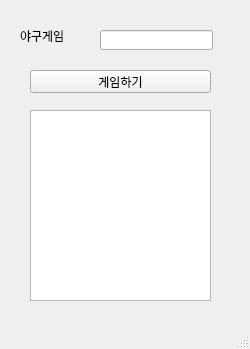
<?xml version="1.0" encoding="UTF-8"?>
<ui version="4.0">
 <class>MainWindow</class>
 <widget class="QMainWindow" name="MainWindow">
  <property name="geometry">
   <rect>
    <x>0</x>
    <y>0</y>
    <width>250</width>
    <height>349</height>
   </rect>
  </property>
  <property name="windowTitle">
   <string>MainWindow</string>
  </property>
  <widget class="QWidget" name="centralwidget">
   <widget class="QLabel" name="lbl">
    <property name="geometry">
     <rect>
      <x>20</x>
      <y>30</y>
      <width>56</width>
      <height>12</height>
     </rect>
    </property>
    <property name="text">
     <string>야구게임</string>
    </property>
   </widget>
   <widget class="QLineEdit" name="le">
    <property name="geometry">
     <rect>
      <x>100</x>
      <y>30</y>
      <width>113</width>
      <height>20</height>
     </rect>
    </property>
   </widget>
   <widget class="QPushButton" name="pb">
    <property name="geometry">
     <rect>
      <x>30</x>
      <y>70</y>
      <width>181</width>
      <height>23</height>
     </rect>
    </property>
    <property name="text">
     <string>게임하기</string>
    </property>
   </widget>
   <widget class="QTextEdit" name="te">
    <property name="geometry">
     <rect>
      <x>30</x>
      <y>110</y>
      <width>181</width>
      <height>191</height>
     </rect>
    </property>
   </widget>
  </widget>
  <widget class="QMenuBar" name="menubar">
   <property name="geometry">
    <rect>
     <x>0</x>
     <y>0</y>
     <width>250</width>
     <height>21</height>
    </rect>
   </property>
  </widget>
  <widget class="QStatusBar" name="statusbar"/>
 </widget>
 <resources/>
 <connections/>
</ui>
